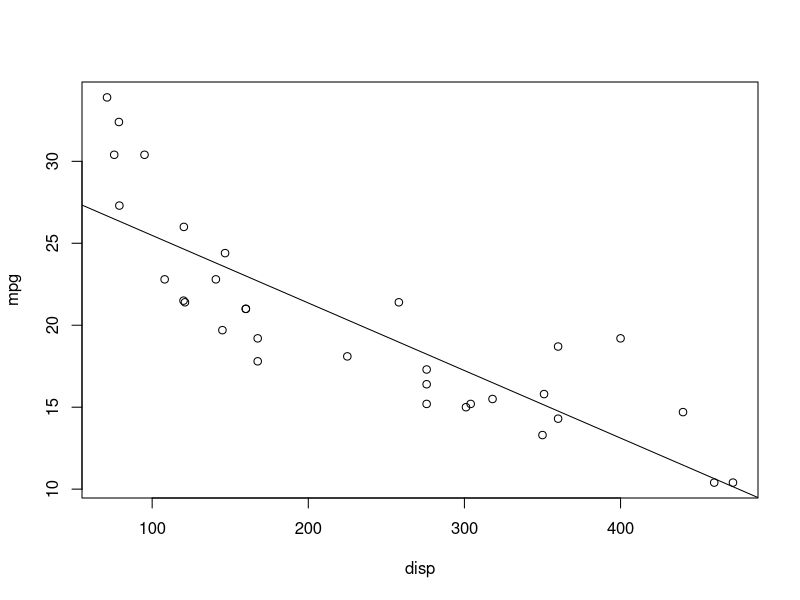
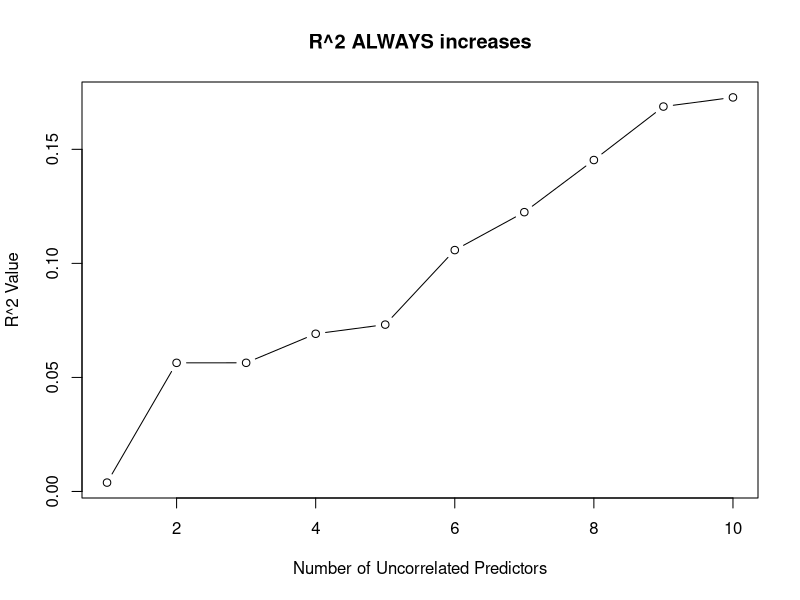
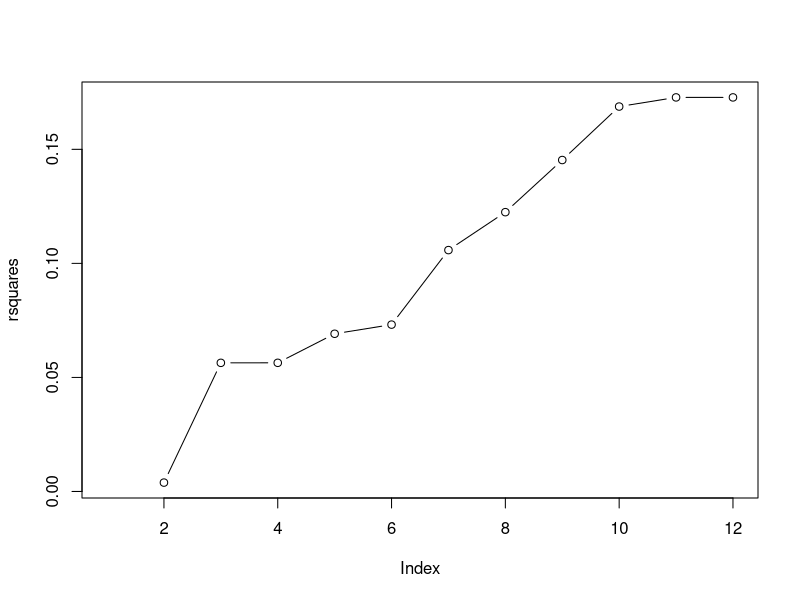
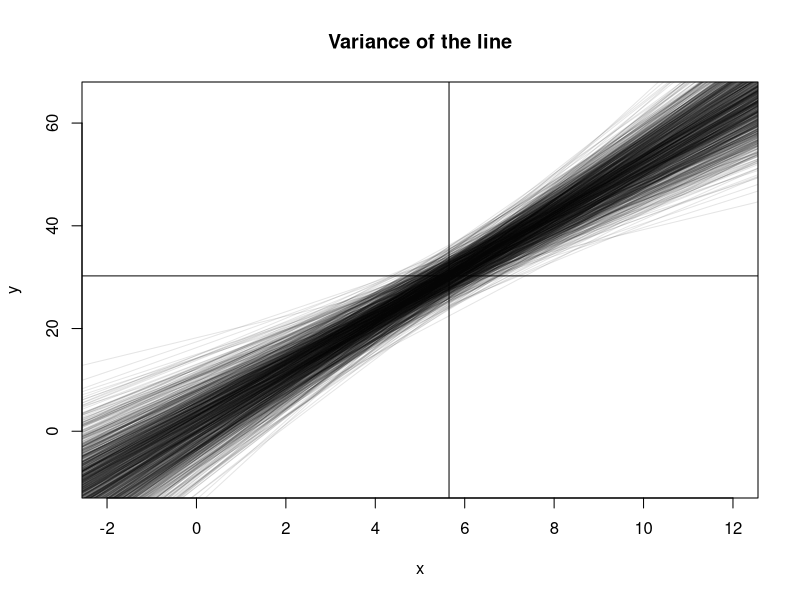
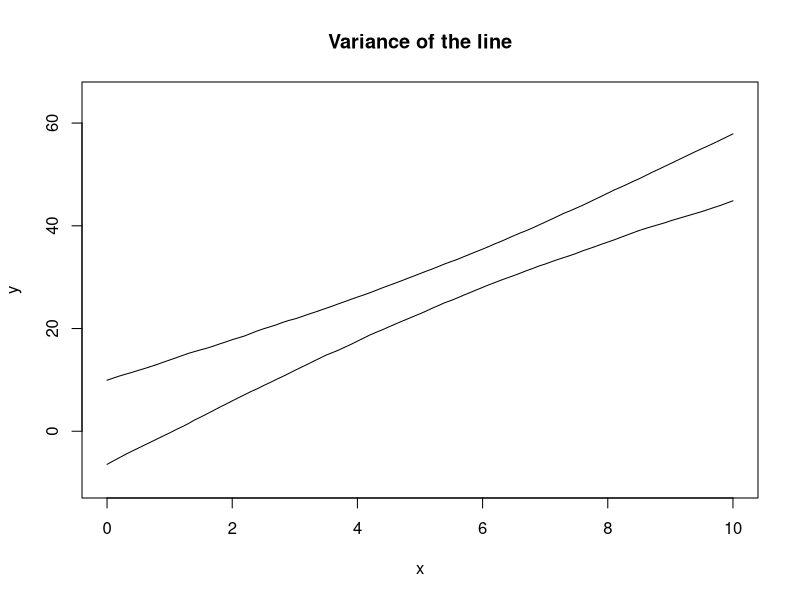
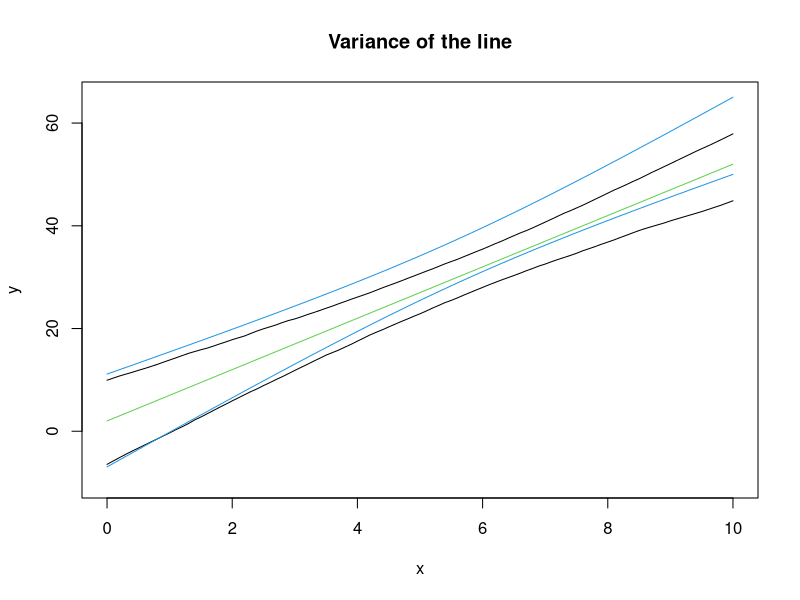
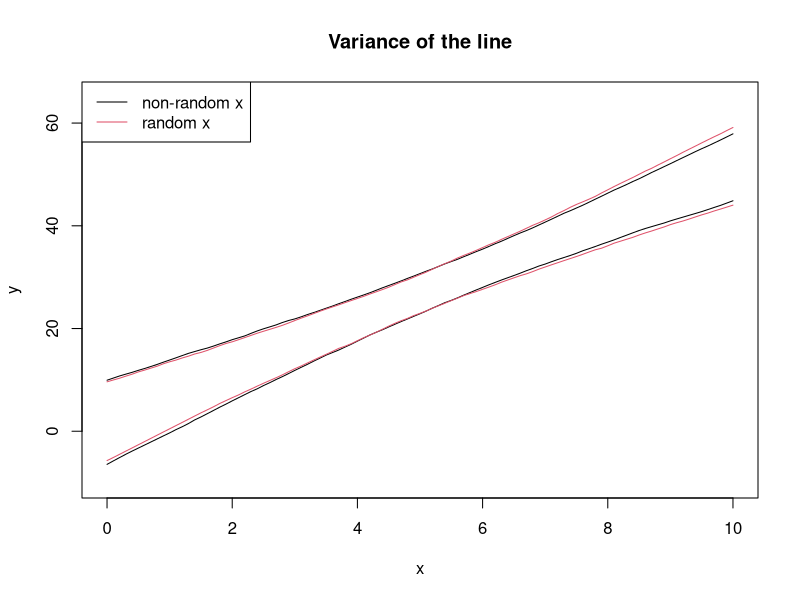
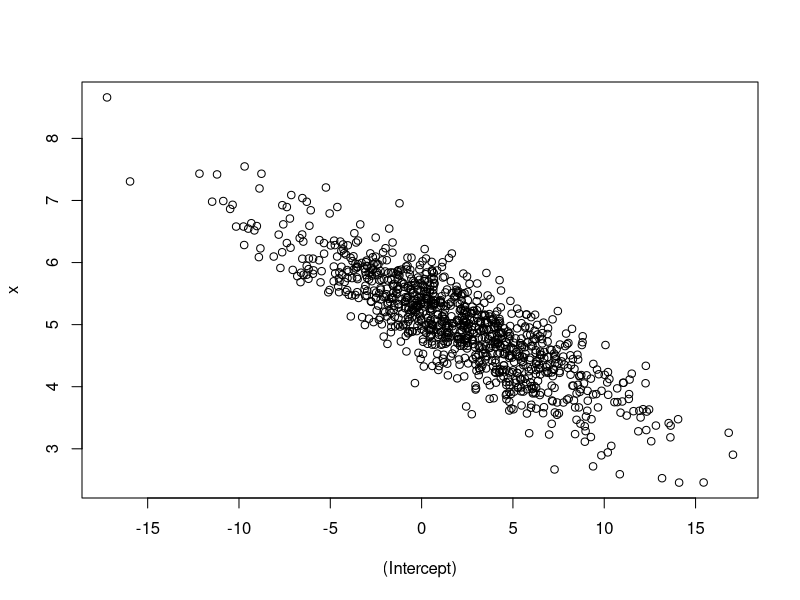

The R script that drew these images, in order:
## ---- chunk 1
set.seed(2221)
plot(mpg ~ disp, data = mtcars)
abline(lm(mpg ~ disp, data = mtcars))
## ---- chunk 2
anova(lm(mpg ~ qsec, data = mtcars))
## ---- chunk 3
summary(lm(mpg ~ qsec, data = mtcars))$coef
## ---- chunk 4
nx <- 10 # Number of uncorrelated predictors
uncorr <- matrix(rnorm(50*(nx + 1)), 
    nrow = 50, ncol = nx + 1)
## First column is y, rest are x
colnames(uncorr) <- c("y", paste0("x", 1:nx))
uncorr <- as.data.frame(uncorr)

rsquares <- NA
for (i in 2:(nx + 1)) {
    rsquares <- c(rsquares,
        summary(lm(y ~ ., data = uncorr[,1:i]))$r.squared)
}
plot(1:10, rsquares[-1], type = "b",
    xlab = "Number of Uncorrelated Predictors",
    ylab = "R^2 Value",
    main = "R^2 ALWAYS increases")
## ---- chunk 5
uncorr[, nx + 2] <- uncorr[,2] + 3*uncorr[,3]
rsquares <- c(rsquares, summary(lm(y ~ ., data = uncorr))$r.squared)
rsquares
plot(rsquares, type = "b")
## ---- chunk 6
x <- runif(20, 0, 10)
b0 <- 2; b1 <- 5; sigma <- 10
b0s <- b1s <- double(1000)
plot(NA, pch = 0, 
    xlim = c(-2, 12), ylim = c(-10, 65),
    xlab = "x", ylab = "y",
    main = "Variance of the line")
abline(h = b0 + b1*mean(x))
abline(v = mean(x))
for (i in 1:1000) {
    y <- b0 + b1*x + rnorm(20, 0, sigma)
    abline(lm(y ~ x), col = rgb(0,0,0,0.1))
}

## ---- chunk 7
x <- runif(20, 0, 10)
b0 <- 2; b1 <- 5; sigma <- 10
all_lines <- replicate(1000, {
    y <- b0 + b1*x + rnorm(20, 0, sigma)
    predict(lm(y ~ x), newdata = list(x = seq(0, 10, 0.1)))
})

eightnine <- apply(all_lines, 1, quantile, probs = c(0.045, 0.945))
## ---- chunk 8
plot(NA, pch = 0, 
    xlim = c(0, 10), ylim = c(-10, 65),
    xlab = "x", ylab = "y",
    main = "Variance of the line")
lines(seq(0, 10, 0.1), eightnine[1, ])
lines(seq(0, 10, 0.1), eightnine[2, ])
## ---- chunk 9
plot(NA, pch = 0, 
    xlim = c(0, 10), ylim = c(-10, 65),
    xlab = "x", ylab = "y",
    main = "Variance of the line")
lines(seq(0, 10, 0.1), eightnine[1, ])
lines(seq(0, 10, 0.1), eightnine[2, ])

## Add the TRUE relationship
xseq <- seq(0, 10, 0.1)
lines(xseq, b0 + b1*xseq, col = 3)

## New sample from the data generating process
x <- runif(20, 0, 10)
y <- b0 + b1*x + rnorm(20, 0, sigma)

## Extract the CI
mylm <- lm(y ~ x)
xbeta <- predict(mylm, interval = "confidence",
    newdata = list(x = xseq))
#lines(xseq, xbeta[,"fit"], col = 4)
lines(xseq, xbeta[,"upr"], col = 4)
lines(xseq, xbeta[,"lwr"], col = 4)
## ---- chunk 10
b0 <- 2; b1 <- 5; sigma <- 10
all_lines2 <- replicate(1000, {
    x <- runif(20, 0, 10)
    y <- b0 + b1*x + rnorm(20, 0, sigma)
    predict(lm(y ~ x), newdata = list(x = seq(0, 10, 0.1)))
})

eightnine2 <- apply(all_lines2, 1, quantile, probs = c(0.045, 0.945))
## ---- chunk 11

plot(NA, pch = 0, 
    xlim = c(0, 10), ylim = c(-10, 65),
    xlab = "x", ylab = "y",
    main = "Variance of the line")
lines(seq(0, 10, 0.1), eightnine[1, ])
lines(seq(0, 10, 0.1), eightnine[2, ])
lines(seq(0, 10, 0.1), eightnine2[1, ], col = 2)
lines(seq(0, 10, 0.1), eightnine2[2, ], col = 2)
legend("topleft", legend = c("non-random x", "random x"), col = 1:2, lty = 1)

## ---- chunk 12
b0 <- 2; b1 <- 5; sigma <- 10
all_params <- replicate(1000, {
    x <- runif(20, 0, 10)
    y <- b0 + b1*x + rnorm(20, 0, sigma)
    coef(lm(y ~ x))
})
## ---- chunk 13
plot(t(all_params))
## ---- chunk 14
par(mfrow = c(1, 3))

## Marginal distribution of beta_0
plot(density(all_params[1,]),
    main = "Distribution of b_0",
    xlab = "b_0")
abline(v = quantile(all_params[1,], c(0.055, 0.945)), col = 2)
abline(v = 8, col = 3) # Hypothesized beta_0

## Marginal distribution of beta_1
plot(density(all_params[2,]),
    main = "Distribution of b_1",
    xlab = "b_1")
abline(v = quantile(all_params[2,], c(0.055, 0.945)), col = 2)
abline(v = 6, col = 3) # Hypothesized beta_1

## Joint distribution
plot(t(all_params), main = "Joint Distribution",
    xlab = "b_0", ylab = "b_1")
abline(v = quantile(all_params[1,], c(0.055, 0.945)), col = 2)
abline(h = quantile(all_params[2,], c(0.055, 0.945)), col = 2)
points(x = 8, y = 6, col = 3, pch = 16, cex = 1.5)
